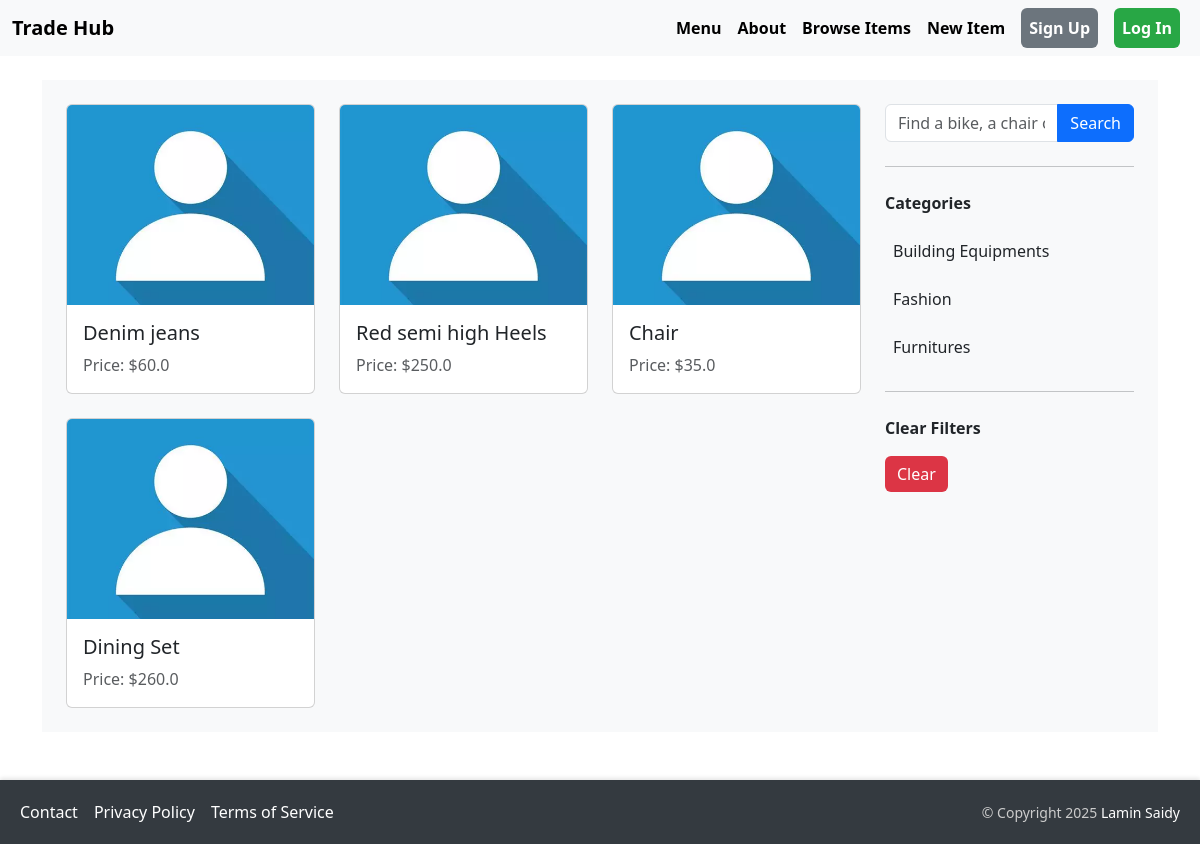
The app's page /items/ with its own data.
### item/models.py (models this page shows, shortened)
class Item(models.Model):
    category = models.ForeignKey(Category, related_name='items', on_delete=models.CASCADE)
    name = models.CharField(max_length=255)
    description = models.TextField(blank=True, null=True)
    price = models.FloatField()
    image = CloudinaryField('image', folder='item_images', blank=True, null=True)
    is_sold = models.BooleanField(default=False)
    created_by = models.ForeignKey(User, related_name='items', on_delete=models.CASCADE)
    created_at = models.DateTimeField(auto_now_add=True)

class Category(models.Model):
    name = models.CharField(max_length=255)
    class Meta:
        ordering = ('name',)
        verbose_name_plural = 'Categories'

### item/views.py (the view)
# urls.py: path('', views.browse_items, name='index'),
def browse_items(request):
    search_query = request.GET.get('search', '')
    selected_category_id = request.GET.get('category', 0)
    all_categories = Category.objects.all()
    unsold_items = Item.objects.filter(is_sold=False)
    if selected_category_id:
        unsold_items = unsold_items.filter(category_id=selected_category_id)
    if search_query:
        unsold_items = unsold_items.filter(
            Q(name__icontains=search_query) | Q(description__icontains=search_query)
        )
    return render(request, 'item/items.html', {
        'items': unsold_items,
        'search_query': search_query,
        'categories': all_categories,
        'selected_category_id': int(selected_category_id)
    })

### item/templates/item/items.html (shortened to what this page needs)
{% extends 'products/base.html' %}
{% load static %}
{% block content %}
<div class="container-fluid p-4 bg-light">
    <div class="row">
        <div class="col-md-9">
            <div class="row row-cols-1 row-cols-md-3 g-4">
                {% for item in items %}
                    <div class="col">
                        <a href="{% url 'item:detail' item.id %}" class="text-decoration-none text-dark">
                            <div class="card h-100">
                                <img src="{% if item.image %}{{ item.image.url }}?c=fill,f_auto,w_400,h_300{% else %}{% static 'images/default-image.jpg' %}{% endif %}"
                                     class="card-img-top"
                                     alt="{{ item.name }}"
                                     loading="lazy"
                                     style="height: 200px; object-fit: cover;"
                                     onerror="this.onerror=null; this.src='{% static 'images/default-image.jpg' %}'">
                                <div class="card-body">
                                    <h5 class="card-title">{{ item.name }}</h5>
                                    <p class="card-text text-muted">Price: ${{ item.price }}</p>
                                </div>
                            </div>
                        </a>
                    </div>
                {% endfor %}
            </div>
        </div>
        <div class="col-md-3">
            <form method="get" action="{% url 'item:index' %}" class="mb-4">
                <div class="input-group">
                    <input name="search" class="form-control" type="text" value="{{ search_query }}" placeholder="Find a bike, a chair or car...">
                    <button class="btn btn-primary" type="submit">Search</button>
                </div>
            </form>
            <hr class="my-4">
            <p class="fw-bold">Categories</p>
            <ul class="list-unstyled">
                {% for category in categories %}
                    <li class="mb-2 p-2 rounded {% if category.id == selected_category_id %} bg-secondary text-white{% endif %}">
                        <a href="{% url 'item:index' %}?search={{ search_query }}&category={{ category.id }}" class="text-decoration-none text-dark">
                            {{ category.name }}
                        </a>
                    </li>
                {% endfor %}
            </ul>
            <hr class="my-4">
            <p class="fw-bold">Clear Filters</p>
            <a href="{% url 'item:index' %}" class="btn btn-clear">Clear</a>
        </div>
    </div>
</div>
{% endblock %}

### products/templates/products/base.html (style rules this page uses)
html, body { height: 100%; margin: 0; }

### item/templates/item/items.html (style rules this page uses)
.btn-clear { background-color: #dc3545; color: white; border: none; transition: background-color 0.3s ease, transform 0.3s ease; }

### records on screen
Item: name "Denim jeans", price "60.0"
Item: name "Red semi high Heels", price "250.0"
Item: name "Chair", price "35.0"
Item: name "Dining Set", price "260.0"
Category: name "Building Equipments"
Category: name "Fashion"
Category: name "Furnitures"
